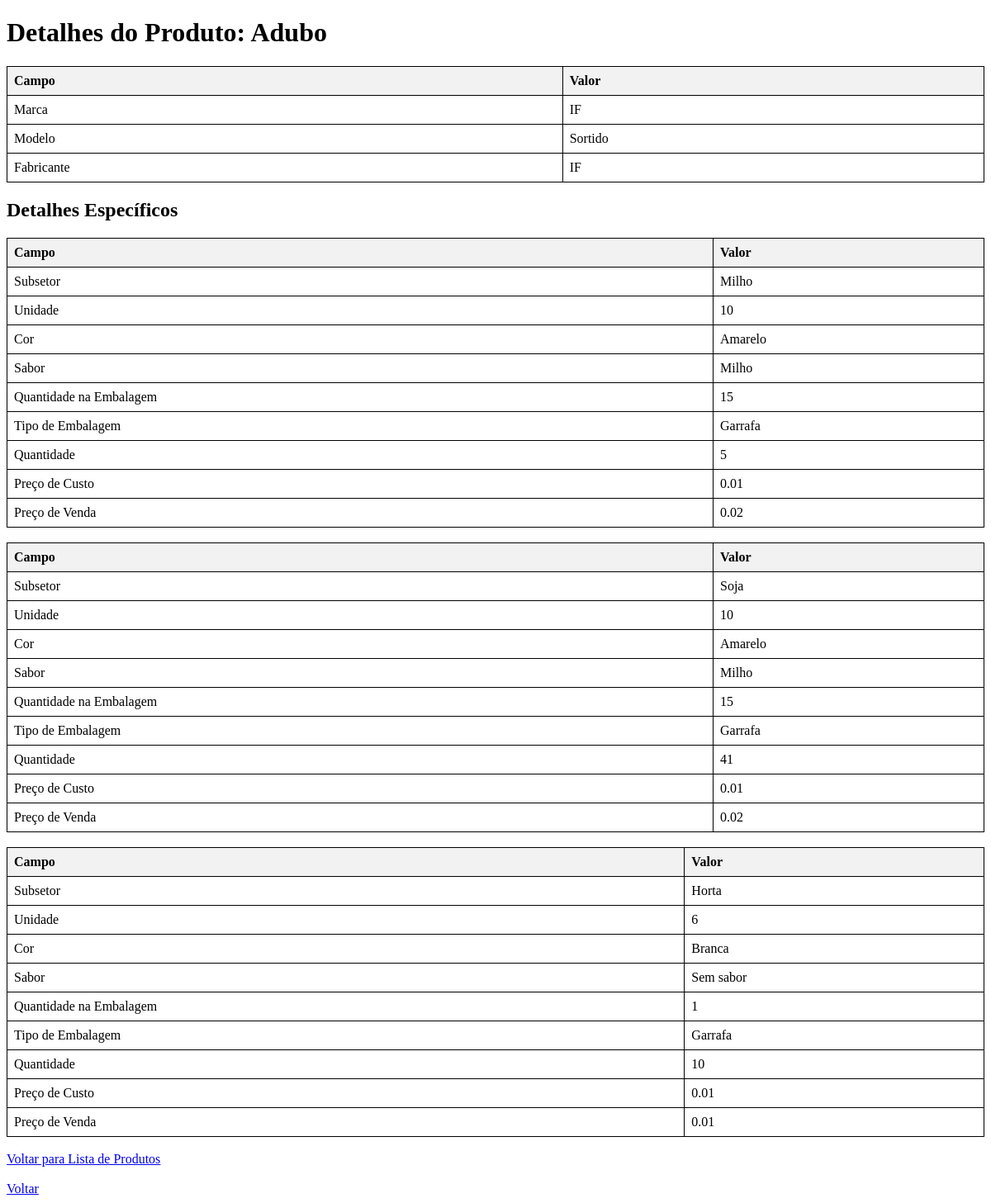
The page /produtos/1/ on the database its author committed.
### app/models.py (models this page shows, shortened)
class Produto(models.Model):
    nome_produto = models.CharField(max_length=100)
    marca = models.ForeignKey(Marca, related_name='produtos', on_delete=models.CASCADE)
    modelo = models.ForeignKey(Modelo, related_name='produtos', on_delete=models.CASCADE)
    fabricante = models.ForeignKey(Fabricante, related_name='produtos', on_delete=models.CASCADE)

class Marca(models.Model):
    nome_marca = models.CharField(max_length=100)

class Modelo(models.Model):
    nome_modelo = models.CharField(max_length=100)

class Fabricante(models.Model):
    nome_fabricante = models.CharField(max_length=100)

class DetalheProduto(models.Model):
    produto = models.ForeignKey(Produto, related_name='detalhes', on_delete=models.CASCADE)
    unidade_produto = models.IntegerField(default=0)
    cor_produto = models.CharField(max_length=100)
    sabor_produto = models.CharField(max_length=100)
    quantidade_embalagem_produto = models.IntegerField(default=0)
    tipo_embalagem_produto = models.ForeignKey(TipoEmbalagem, related_name='produtos', on_delete=models.CASCADE)
    quantidade_produto = models.IntegerField(default=0)
    preco_custo_produto = models.DecimalField(max_digits=10, decimal_places=2)
    preco_venda_produto = models.DecimalField(max_digits=10, decimal_places=2)
    subsetor = models.ForeignKey(Subsector, related_name='produtos', on_delete=models.CASCADE)

class Subsector(models.Model):
    setor = models.ForeignKey(Sector, related_name='sub_setores', on_delete=models.CASCADE)
    nome_sub_setor = models.CharField(max_length=100)
    quantidade = models.IntegerField(default=0)

class TipoEmbalagem(models.Model):
    nome_embalagem = models.CharField(max_length=100)

### app/views.py (the view)
# urls.py: path('produtos/<int:pk>/', views.ProdutoDetailView.as_view(), name='produto-detail'),
class ProdutoDetailView(DetailView):
    model = Produto
    template_name = 'produto_detail.html'

### app/templates/produto_detail.html (shortened to what this page needs)
<!DOCTYPE html>
<html>
<head>
</head>
<body>
    <h1>Detalhes do Produto: {{ object.nome_produto }}</h1>
    <table>
        <tr>
            <th>Campo</th>
            <th>Valor</th>
        </tr>
        <tr>
            <td>Marca</td>
            <td>{{ object.marca.nome_marca }}</td>
        </tr>
        <tr>
            <td>Modelo</td>
            <td>{{ object.modelo.nome_modelo }}</td>
        </tr>
        <tr>
            <td>Fabricante</td>
            <td>{{ object.fabricante.nome_fabricante }}</td>
        </tr>
    </table>
    <h2>Detalhes Específicos</h2>
    {% for detalhe in object.detalhes.all %}
        <table>
            <tr>
                <th>Campo</th>
                <th>Valor</th>
            </tr>
            <tr>
                <td>Subsetor</td>
                <td>{{ detalhe.subsetor.nome_sub_setor }}</td>
            </tr>
            <tr>
                <td>Unidade</td>
                <td>{{ detalhe.unidade_produto }}</td>
            </tr>
            <tr>
                <td>Cor</td>
                <td>{{ detalhe.cor_produto }}</td>
            </tr>
            <tr>
                <td>Sabor</td>
                <td>{{ detalhe.sabor_produto }}</td>
            </tr>
            <tr>
                <td>Quantidade na Embalagem</td>
                <td>{{ detalhe.quantidade_embalagem_produto }}</td>
            </tr>
            <tr>
                <td>Tipo de Embalagem</td>
                <td>{{ detalhe.tipo_embalagem_produto.nome_embalagem }}</td>
            </tr>
            <tr>
                <td>Quantidade</td>
                <td>{{ detalhe.quantidade_produto }}</td>
            </tr>
            <tr>
                <td>Preço de Custo</td>
                <td>{{ detalhe.preco_custo_produto }}</td>
            </tr>
            <tr>
                <td>Preço de Venda</td>
                <td>{{ detalhe.preco_venda_produto }}</td>
            </tr>
        </table>
        <br>
    {% endfor %}
    <a href="{% url 'produto-list' %}">Voltar para Lista de Produtos</a>
    <br> <br>
    <a href="{% url 'home' %}">Voltar</a>
</body>
</html>

### app/templates/produto_detail.html (style rules this page uses)
table { width: 100%; border-collapse: collapse; }
table, th, td { border: 1px solid black; }
th, td { padding: 8px; text-align: left; }
th { background-color: #f2f2f2; }

### rows shown on the page
Produto: nome_produto "Adubo", marca.nome_marca "IF", modelo.nome_modelo "Sortido", fabricante.nome_fabricante "IF"
DetalheProduto: subsetor.nome_sub_setor "Milho", unidade_produto "10", cor_produto "Amarelo", sabor_produto "Milho", quantidade_embalagem_produto "15", tipo_embalagem_produto.nome_embalagem "Garrafa", quantidade_produto "5", preco_custo_produto "0.01", preco_venda_produto "0.02"
DetalheProduto: subsetor.nome_sub_setor "Soja", unidade_produto "10", cor_produto "Amarelo", sabor_produto "Milho", quantidade_embalagem_produto "15", tipo_embalagem_produto.nome_embalagem "Garrafa", quantidade_produto "41", preco_custo_produto "0.01", preco_venda_produto "0.02"
DetalheProduto: subsetor.nome_sub_setor "Horta", unidade_produto "6", cor_produto "Branca", sabor_produto "Sem sabor", quantidade_embalagem_produto "1", tipo_embalagem_produto.nome_embalagem "Garrafa", quantidade_produto "10", preco_custo_produto "0.01", preco_venda_produto "0.01"
